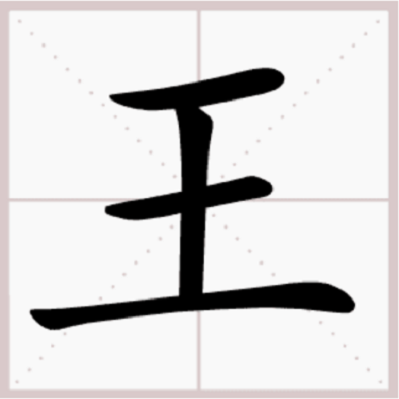
#> input picture data/Template_pictures/1.png, 399 x 399 px, found by its file name
$ python '1手写汉字图像预处理.py'
#> lines starting #> are read from the running program, lines starting #| are printed output that depends on the picture; after the words box and inside, x2 and y2 are one past the last pixel; in counts of white or black regions, pixels touching at a corner belong together
#主要是处理带背景的书写汉字，去除噪音
import cv2
import numpy as np

# 读取图像
img = cv2.imread('E:\\python_files\\pytorch\\myself\\Template_pictures\\1.png')
#> img is the input picture: shape (399, 399, 3); mean B, G, R 216.4, 216.3, 217.9

# 将图像转换为灰度图
gray = cv2.cvtColor(img, cv2.COLOR_BGR2GRAY)

# 通过阈值处理将汉字背景变为白色
ret, thresh = cv2.threshold(gray, 60, 255, cv2.THRESH_BINARY_INV)  # 大于阈值时置 0(黑)，否则置 255（白）
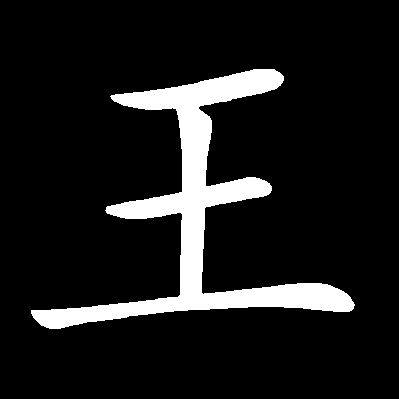
#> thresh: shape (399, 399); 10.5% white; 1 white region, box (x1, y1, x2, y2) and area: (31, 69, 355, 329) 16747

# 反转二值化图像，将汉字变为黑色，背景变为白色
thresh = cv2.bitwise_not(thresh)

# 执行形态学操作去除噪点
kernel = np.ones((5, 5), np.uint8)
opening = cv2.morphologyEx(thresh, cv2.MORPH_OPEN, kernel)
#> opening: shape (399, 399); 89.5% white; 1 black region, box (x1, y1, x2, y2) and area: (31, 69, 355, 329) 16759

# 显示结果
cv2.imshow('original', img)
cv2.imshow('Result', opening)

cv2.imwrite('E:\\python_files\\pytorch\\myself\\Template_pictures\\1p.png',opening)
cv2.waitKey(0)
cv2.destroyAllWindows()
